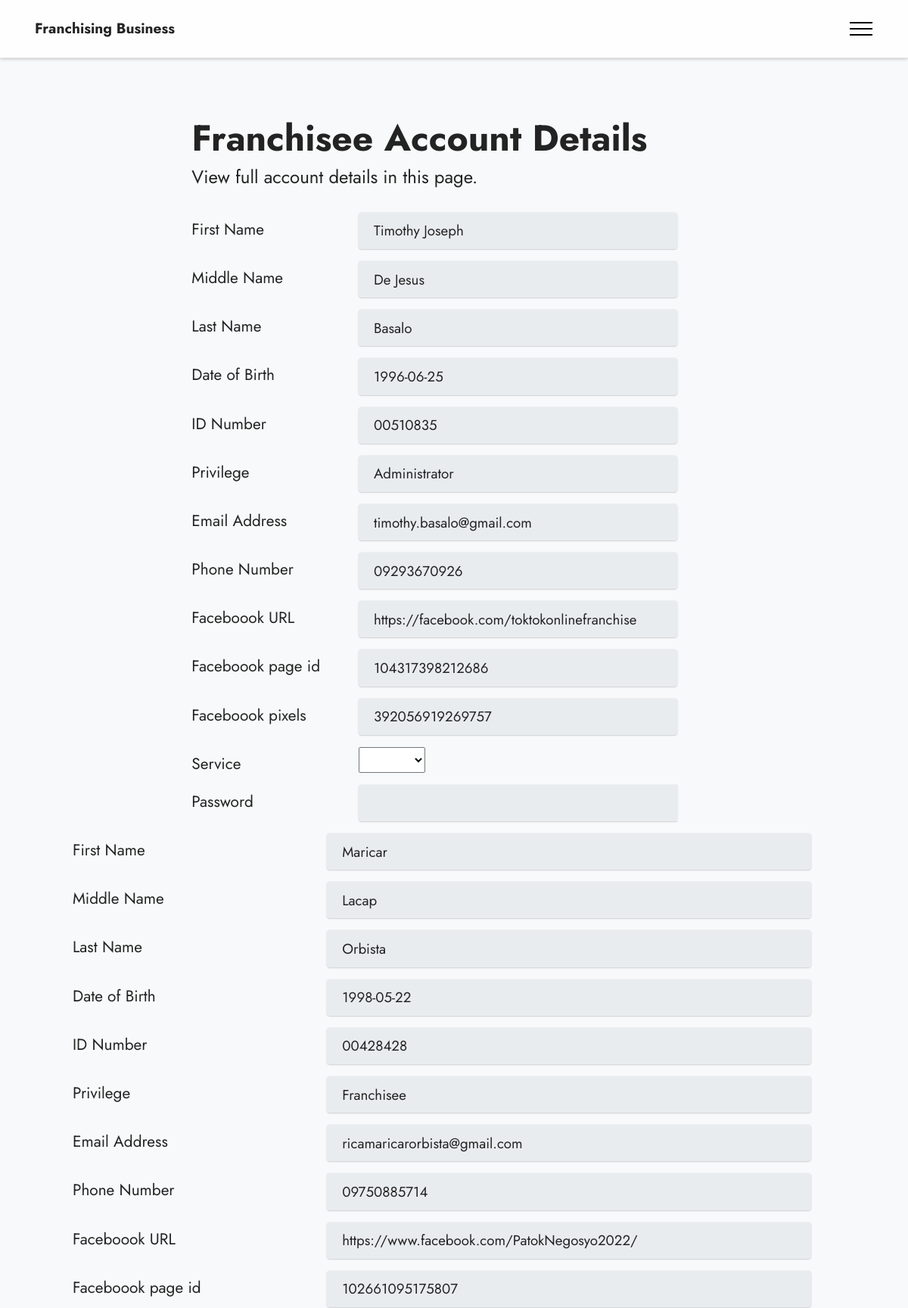
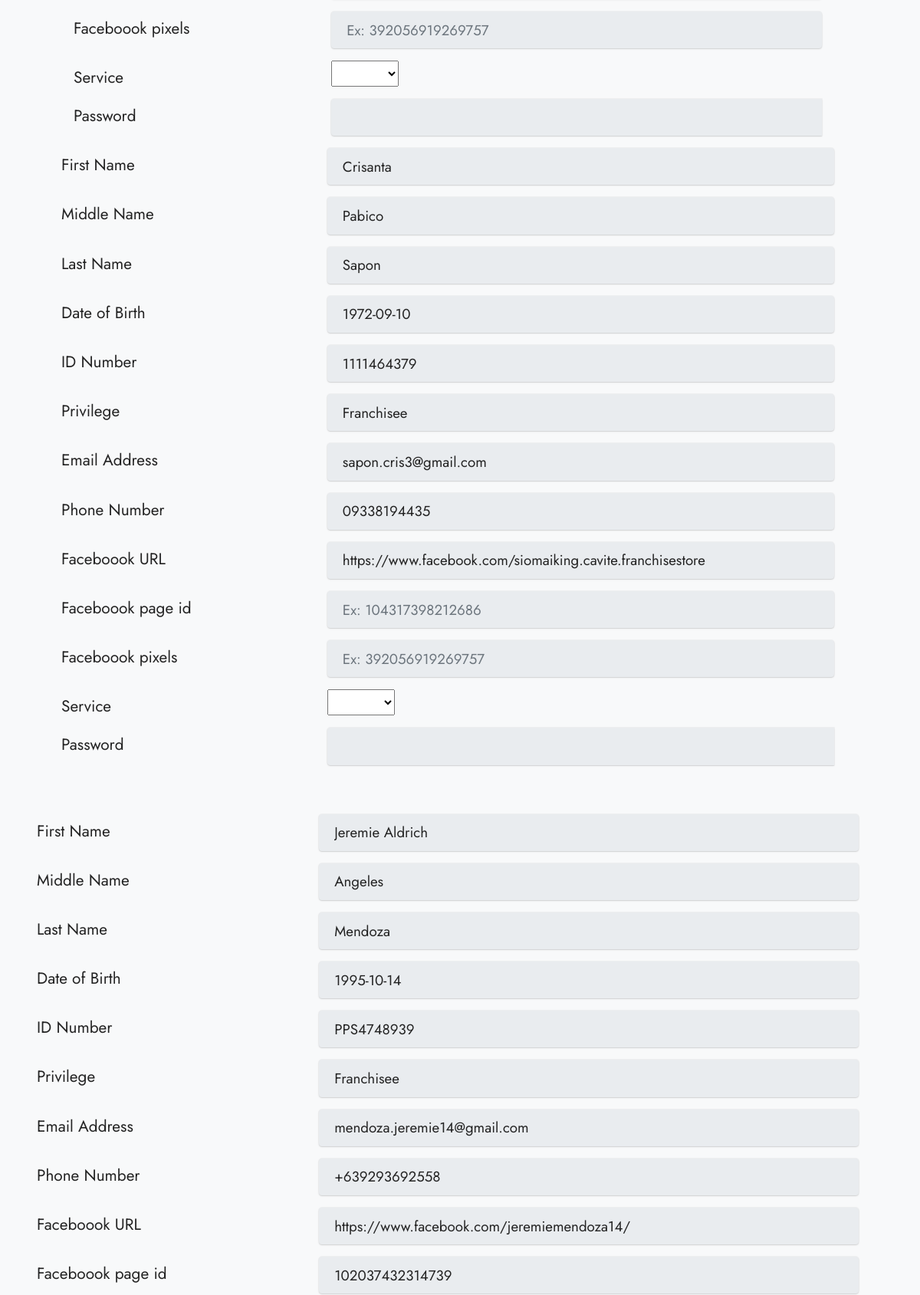
The page /franchisee-detail.php (signed in, upper part) on the database its author committed (2 pictures, top to bottom).
### tables this page shows
CREATE TABLE `franchisee` (
  `id` int(11) NOT NULL,
  `created_at` datetime NOT NULL DEFAULT CURRENT_TIMESTAMP,
  `updated_at` datetime NOT NULL DEFAULT CURRENT_TIMESTAMP,
  `first_name` varchar(100) NOT NULL,
  `middle_name` varchar(100) NOT NULL,
  `last_name` varchar(100) NOT NULL,
  `date_of_birth` varchar(10) NOT NULL,
  `id_no` varchar(50) NOT NULL,
  `email` varchar(100) DEFAULT NULL,
  `fb` varchar(300) DEFAULT NULL,
  `phone_no` varchar(100) DEFAULT NULL,
  `password` varchar(50) NOT NULL,
  `privilege` int(11) DEFAULT '3',
  `fb_id` varchar(50) NOT NULL,
  `sv` varchar(10) NOT NULL,
  `pixel` varchar(50) NOT NULL
);

CREATE TABLE `privileges` (
  `id` int(11) NOT NULL,
  `created_at` datetime NOT NULL DEFAULT CURRENT_TIMESTAMP,
  `updated_at` datetime NOT NULL DEFAULT CURRENT_TIMESTAMP,
  `description` varchar(30) DEFAULT NULL
);

### fetch-franchisees.php (called while the page is built)
<?php
	require_once("db.php");
	if(isset($_REQUEST["id"])){
		$id = $_REQUEST["id"];
		$query = " 	WHERE a.id_no = :id";
	}
	else {
		$query = "";
	}
	$stm = $conn->prepare("select a.*, b.description from franchisee a join privileges b on a.privilege = b.id" . $query);
	if (isset($_REQUEST["id"]))
		$stm->execute(array(":id" => $id));
	else
		$stm->execute();
	$result = $stm->fetchAll(PDO::FETCH_OBJ);
?>

### franchisee-detail.php (the view, shortened to what this page needs)
<!DOCTYPE html>
<html>
<head>
</head>
<body>
<?php
if ($_SESSION["p"] != 1)
    include("component/navbar-franchisee.php");
else
     include("component/navbar-admin.php");
?>
<section data-bs-version="5.1" class="form5 cid-sMJSfJL1v3 bg-light px-5 col-sm-12" id="form5-1b">
    <div class="container-fluid mt-4 mb-5 col-sm-12">
        <div class="mbr-section-head mx-auto col-lg-8">
            <h3 class="mbr-section-title mbr-fonts-style mb-0 display-2">
                <strong>Franchisee Account Details</strong></h3>
            <h4 class="mbr-section-subtitle mbr-fonts-style align-left mb-0 mt-2">
                View full account details in this page.
            </h4>
        </div>
        <div class="row justify-content-center mt-4 col-sm-12">
            <div class="col-lg-8 col-sm-12 align-left mbr-form" data-form-type="formoid">
                <form action="edit-franchisee-form.php?id=<?php echo $_SESSION['u']; ?>" method="POST" class="mbr-form form-with-styler col-sm-12" data-form-title="Form Name">
                    <div class="row">
                        <?php
                            include("fetch-franchisees.php");
                            foreach($result as $r) {
                        ?>
                    </div>
                    <div class="dragArea row col-sm-12">
                        <label for="firstname" class="col-sm-4 col-form-label">First Name</label>
                        <div class="col-md-8 col-sm-8 form-group mb-3" data-for="firstname">
                            <input type="text" name="firstname" id="firstname" placeholder="First Name" data-form-field="name" value="<?php echo $r->first_name; ?>"class="form-control" readonly required>
                        </div>
                        <label for="middlename" class="col-sm-4 col-form-label">Middle Name</label>
                        <div class="col-md-8 col-sm-8 form-group mb-3" data-for="middlename">
                            <input type="text" name="middlename" id="middlename" placeholder="Middle Name" data-form-field="name" value="<?php echo $r->middle_name; ?>" class="form-control"readonly>
                        </div>
                        <label for="lastname" class="col-sm-4 col-form-label">Last Name</label>
                        <div class="col-md-8 col-sm-8 form-group mb-3" data-for="lastname">
                            <input type="text" name="lastname" id="lastname" placeholder="Last Name" data-form-field="name" value="<?php echo $r->last_name; ?>" class="form-control" readonly required>
                        </div>
                        <label for="birthdate" class="col-sm-4 col-form-label">Date of Birth</label>
                        <div class="col-md-8 col-sm-8 form-group mb-3" data-for="birthdate">
                            <input type="text" name="birthdate" id="birthdate" placeholder="Date of Birth" data-form-field="name" value="<?php echo $r->date_of_birth; ?>"class="form-control" readonly required>
                        </div>
                        <label for="idnumber" class="col-sm-4 col-form-label">ID Number</label>
                        <div class="col-md-8 col-sm-8 form-group mb-3" data-for="idnumber">
                            <input type="text" name="idnumber" id="idnumber" placeholder="Franchisee ID Number" data-form-field="name" value="<?php echo $r->id_no; ?>" class="form-control" readonly required>
                        </div>
                        <label for="privilege" class="col-sm-4 col-form-label">Privilege</label>
                        <div class="col-md-8 col-sm-8 form-group mb-3" data-for="privilege">
                            <input type="text" name="privilege" id="privilege" placeholder="Privilege" data-form-field="name" value="<?php echo $r->description; ?>" class="form-control" readonly>
                        </div>
                        <label for="email" class="col-sm-4 col-form-label">Email Address</label>
                        <div class="col-md-8 col-sm-8 form-group mb-3" data-for="email">
                            <input type="text" name="email" id="email" placeholder="Email Address" data-form-field="name" value="<?php echo $r->email; ?>" class="form-control" readonly >
                        </div>
                        <label for="phone" class="col-sm-4 col-form-label">Phone Number</label>
                        <div class="col-md-8 col-sm-8 form-group mb-3" data-for="phone">
                            <input type="text" name="phone" id="phone" placeholder="Phone Number" data-form-field="name" value="<?php echo $r->phone_no; ?>" class="form-control" readonly >
                        </div>
                        <label for="fb" class="col-sm-4 col-form-label">Faceboook URL</label>
                        <div class="col-md-8 col-sm-8 form-group mb-3" data-for="fb">
                            <input type="text" name="fb" id="fb" placeholder="Facebook URL" data-form-field="name" value="<?php echo $r->fb; ?>" class="form-control" readonly >
                        </div>
                        <label for="fb" class="col-sm-4 col-form-label">Faceboook page id</label>
                        <div class="col-md-8 col-sm-8 form-group mb-3" data-for="fb">
                            <input type="text" name="fb_id" id="fb_id" placeholder="Ex: 104317398212686" data-form-field="name" value="<?php echo $r->fb_id; ?>" class="form-control" readonly >
                        </div>
                        <label for="fb" class="col-sm-4 col-form-label">Faceboook pixels</label>
                        <div class="col-md-8 col-sm-8 form-group mb-3" data-for="fb">
                            <input type="text" name="pixel" id="pixel" placeholder="Ex: 392056919269757" data-form-field="name" value="<?php echo $r->pixel; ?>" class="form-control" readonly >
                        </div>
                        <label for="sv" class="col-sm-4 col-form-label">Service</label>
                        <div class="col-md-8 col-sm-8 form-group mb-3" data-for="sv">
                            <select name="sv" id="sv">
                              <option value=""><?php echo $r->sv;?></option>
                              <option value="">Local</option>
                            </select>
                        </div>
                        <label for="Password" class="col-sm-4 col-form-label">Password</label>
                        <div class="input-group col-md-8 col-sm-8 mb-3" data-for="pw">
                          <input type="password" name="pw" class="form-control" readonly id="pw" aria-label="Password">
                        </div>
                    </div>
                    <?php } ?>
</section>
</body>
</html>

### assets/theme/css/style.css (style rules this page uses)
section { background-color: #ffffff; }
body { font-style: normal; line-height: 1.5; font-weight: 400; color: #232323; position: relative; }
section, .container, .container-fluid { position: relative; word-wrap: break-word; }
.mbr-section-title { font-style: normal; line-height: 1.3; }
.mbr-section-subtitle { line-height: 1.3; }
h1, h2, h3, h4, h5, h6, .display-1, .display-2, .display-4, .display-5, .display-7, span, p, a { line-height: 1; word-break: break-word; word-wrap: break-word; font-weight: 400; }
b, strong { font-weight: bold; }
section { background-position: 50% 50%; background-repeat: no-repeat; background-size: cover; }
.align-left { text-align: left; }
.row { display: -webkit-flex; -webkit-flex-wrap: wrap; }
.justify-content-center { -webkit-justify-content: center; }
html, body { height: auto; min-height: 100vh; }
.form-control { background-color: #ffffff; background-clip: border-box; color: #232323; line-height: 1rem !important; height: auto; padding: 0.6rem 1.2rem; transition: border-color 0.25s ease 0s; border: 1px solid transparent !important; border-radius: 4px; box-shadow: rgba(0, 0, 0, 0.07) 0px 1px 1px 0px, rgba(0, 0, 0, 0.07) 0px 1px 3px 0px, rgba(0, 0, 0, 0.03) 0px 0px 0px 1px; }
form .row { margin-left: -0.6rem; margin-right: -0.6rem; }
form .row [class*=col] { padding-left: 0.6rem; padding-right: 0.6rem; }
.form-group { margin-bottom: 1.2rem; }
.form-control, form .btn { min-height: 48px; }
.mt-4 { margin-top: 2rem !important; }
@media (min-width: 992px) { .row { margin-left: -16px; margin-right: -16px; } }
@media (min-width: 992px) { .row > [class*=col] { padding-left: 16px; padding-right: 16px; } }
@media (min-width: 768px) { .container-fluid { padding-left: 32px; padding-right: 32px; } }
#content4-19, #form5-1a, #form5-1b { margin-top: 0em; background-color: #ffe161; padding: 8em 0 2em 0; }
#form5-1b { padding: 6em 0 2em 0; font-size: 1.3em; }
#form5-1b .form-control { font-size: .9em }

### assets/mobirise/css/mbr-additional.css (style rules this page uses)
body { font-family: Jost; }
.display-2 { font-family: 'Jost', sans-serif; font-size: 3rem; line-height: 1.1; }
.form-control { font-family: 'Jost', sans-serif; font-size: 1.1rem; line-height: 1.5; font-weight: 400; }
body { overflow-x: hidden; }

### rows shown on the page
franchisee: firstname "Timothy Joseph", middlename "De Jesus", lastname "Basalo", birthdate "1996-06-25", idnumber "00510835", privilege "Administrator", email "timothy.basalo@gmail.com", phone "09293670926", fb "https://facebook.com/toktokonlinefranchise", fb_id "104317398212686", pixel "392056919269757"
franchisee: firstname "Maricar", middlename "Lacap", lastname "Orbista", birthdate "1998-05-22", idnumber "00428428", privilege "Franchisee", email "ricamaricarorbista@gmail.com", phone "09750885714", fb "https://www.facebook.com/PatokNegosyo2022/", fb_id "102661095175807"
franchisee: firstname "Crisanta", middlename "Pabico", lastname "Sapon", birthdate "1972-09-10", idnumber "1111464379", privilege "Franchisee", email "sapon.cris3@gmail.com", phone "09338194435", fb "https://www.facebook.com/siomaiking.cavite.franchisestore"
franchisee: firstname "Jeremie Aldrich", middlename "Angeles", lastname "Mendoza", birthdate "1995-10-14", idnumber "PPS4748939", privilege "Franchisee", email "mendoza.jeremie14@gmail.com", phone "+639293692558", fb "https://www.facebook.com/jeremiemendoza14/", fb_id "102037432314739"
